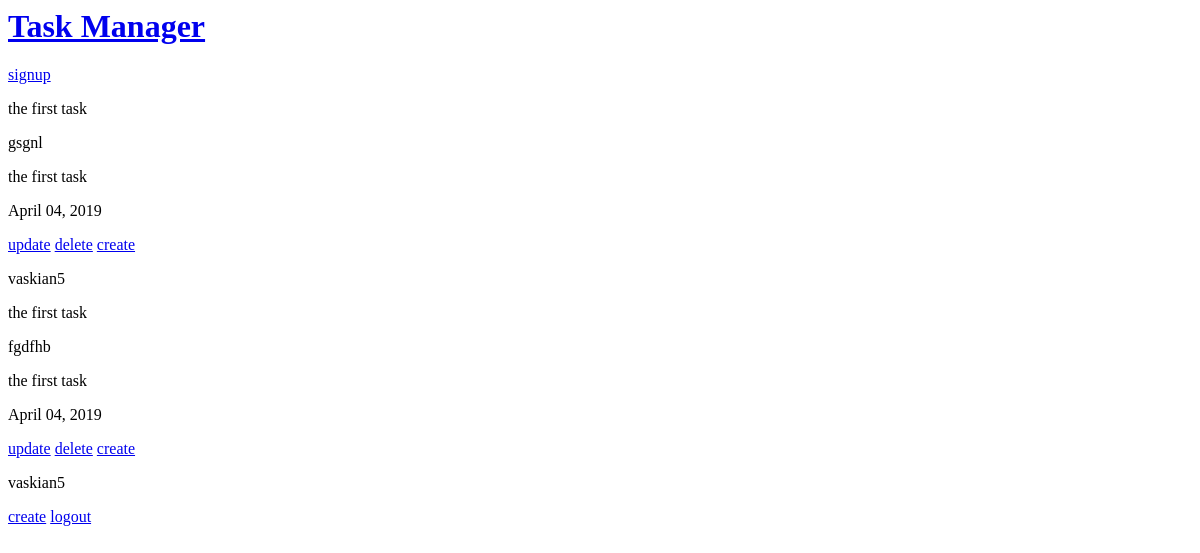
Before: /tasks/ (signed in) with the older database file.
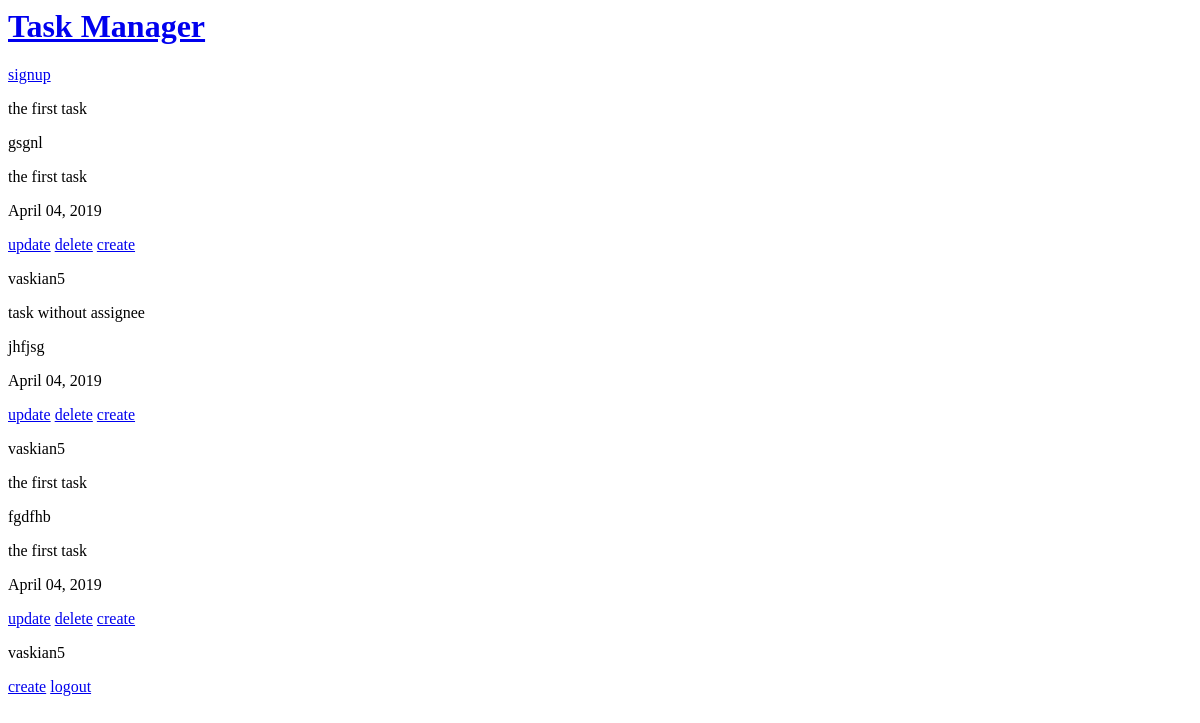
After: the same page with the newer database file.
### users/models.py (models this page shows, shortened)
class Task(models.Model):
    title = models.CharField(max_length=140)
    description = models.TextField(blank = True, null = True)
    created_date = models.DateField(default=timezone.now, blank=True, null=True)
    due_date = models.DateField(blank=True, null=True)
    priority = models.IntegerField(default='0')
    creator = models.ForeignKey(
        User, related_name="todo_created_by", on_delete=models.CASCADE
    )
    assignee = models.ForeignKey(
        User,
        blank=True,
        null=True,
        related_name="todo_assigned_to",
        on_delete=models.CASCADE,
    )
    STATUSES = (
        ('Planned ', 'Planned'),
        ('Inprogress', 'Inprogress'),
        ('Done', 'Done'),
    )
    status = models.CharField(max_length=15,null=True, choices=STATUSES, default='Planned')
    def __str__(self):
        return self.title
    class Meta:
        ordering = ["priority"]

### users/views.py (the view)
# urls.py: path('tasks/',user_views.TaskListView.as_view(),name = 'task'),
class TaskListView(LoginRequiredMixin,ListView):
    model = Task
    template_name = 'users/tasks.html'
    context_object_name = 'tasks'

### templates/users/tasks.html
{% extends "base.html" %}
{% block content %}
    {% for task in tasks %}
       {% if task.creator == user %}
        <p>{{task}}</p>
        <p>{{task.description}}</p>
        {%if task.title == 'the first task'%}
            <p>{{task.title}}</p>
        {% endif %}
        <p>{{task.due_date|date:"F d, Y"}}</p>
        <a href =" {% url 'task-update' task.id %}">update</a>
        <a href =" {% url 'task-delete' task.id %}">delete</a>
        <a href =" {% url 'task-create'  %}">create</a>
        <p>{{task.creator}}</p>
    {% endif %}
{% endfor %}
<a href =" {% url 'task-create'  %}">create</a>
<a href = "{% url 'logout'%}">logout</a>
{% endblock content %}

Changed rows visible on the page:
added Task: title "task without assignee", description "jhfjsg", due_date "April 04, 2019", creator "vaskian5"
